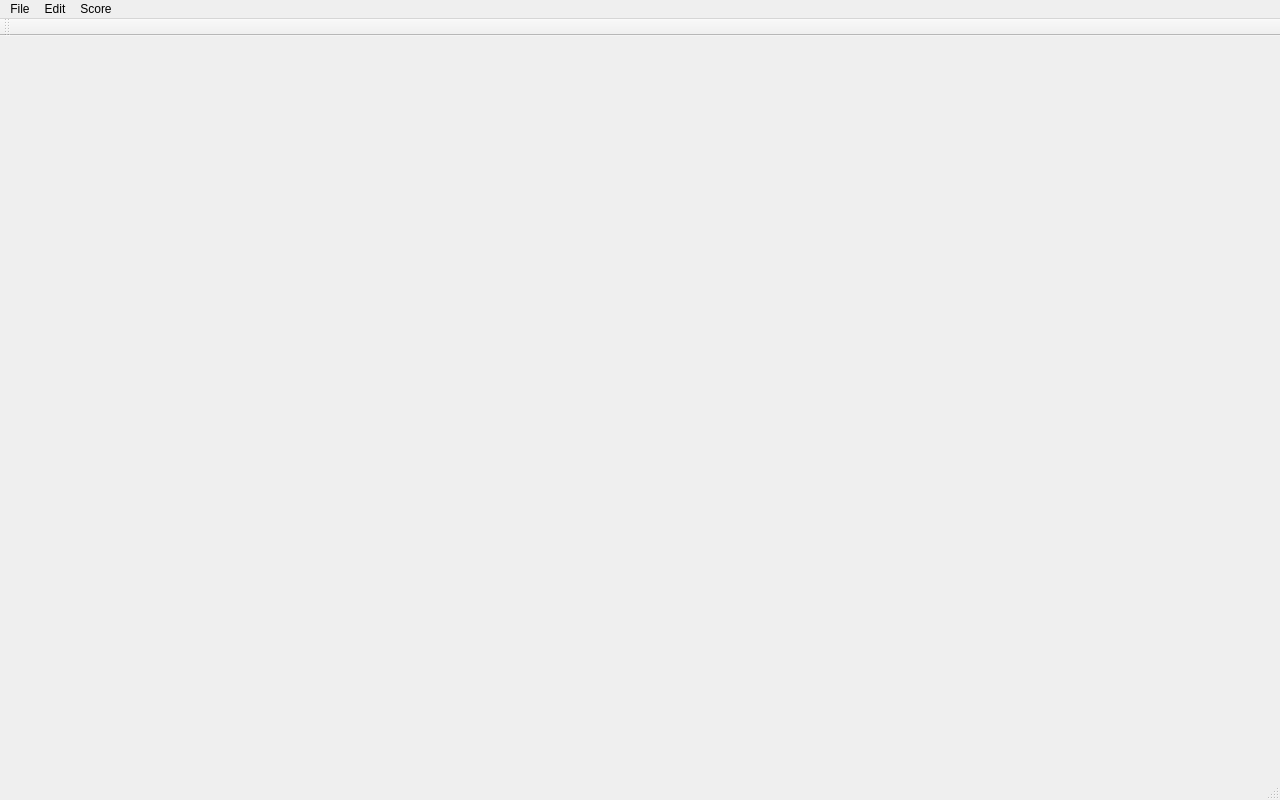
<?xml version="1.0" encoding="UTF-8"?>
<ui version="4.0">
 <class>REMainWindow</class>
 <widget class="QMainWindow" name="REMainWindow">
  <property name="geometry">
   <rect>
    <x>0</x>
    <y>0</y>
    <width>1280</width>
    <height>800</height>
   </rect>
  </property>
  <property name="windowTitle">
   <string>REMainWindow</string>
  </property>
  <widget class="QWidget" name="centralWidget">
   <layout class="QVBoxLayout" name="verticalLayout">
    <property name="margin">
     <number>0</number>
    </property>
   </layout>
  </widget>
  <widget class="QMenuBar" name="menuBar">
   <property name="geometry">
    <rect>
     <x>0</x>
     <y>0</y>
     <width>1280</width>
     <height>22</height>
    </rect>
   </property>
   <widget class="QMenu" name="menuFile">
    <property name="title">
     <string>File</string>
    </property>
    <addaction name="actionNew"/>
    <addaction name="actionOpen"/>
   </widget>
   <widget class="QMenu" name="menuEdit">
    <property name="title">
     <string>Edit</string>
    </property>
   </widget>
   <widget class="QMenu" name="menuScore">
    <property name="title">
     <string>Score</string>
    </property>
    <addaction name="actionTracksAndParts"/>
    <addaction name="separator"/>
    <addaction name="actionTimeSignature"/>
    <addaction name="actionKeySignature"/>
    <addaction name="actionClef"/>
    <addaction name="actionRehearsalSign"/>
    <addaction name="actionRepeats"/>
    <addaction name="separator"/>
    <addaction name="actionTempoMarker"/>
    <addaction name="actionText"/>
    <addaction name="actionChordName"/>
    <addaction name="actionChordDiagram"/>
    <addaction name="actionSystemBreak"/>
   </widget>
   <addaction name="menuFile"/>
   <addaction name="menuEdit"/>
   <addaction name="menuScore"/>
  </widget>
  <widget class="QToolBar" name="mainToolBar">
   <attribute name="toolBarArea">
    <enum>TopToolBarArea</enum>
   </attribute>
   <attribute name="toolBarBreak">
    <bool>false</bool>
   </attribute>
  </widget>
  <widget class="QStatusBar" name="statusBar"/>
  <action name="actionNew">
   <property name="text">
    <string>New</string>
   </property>
   <property name="shortcut">
    <string>Ctrl+N</string>
   </property>
  </action>
  <action name="actionOpen">
   <property name="text">
    <string>Open</string>
   </property>
   <property name="shortcut">
    <string>Ctrl+O</string>
   </property>
  </action>
  <action name="actionTracksAndParts">
   <property name="text">
    <string>Tracks and Parts</string>
   </property>
   <property name="shortcut">
    <string>Ctrl+T</string>
   </property>
  </action>
  <action name="actionTimeSignature">
   <property name="text">
    <string>Time Signature</string>
   </property>
  </action>
  <action name="actionKeySignature">
   <property name="text">
    <string>Key Signature</string>
   </property>
  </action>
  <action name="actionClef">
   <property name="text">
    <string>Clef</string>
   </property>
  </action>
  <action name="actionRehearsalSign">
   <property name="text">
    <string>Rehearsal Sign</string>
   </property>
  </action>
  <action name="actionRepeats">
   <property name="text">
    <string>Repeats</string>
   </property>
  </action>
  <action name="actionTempoMarker">
   <property name="text">
    <string>Tempo Marker</string>
   </property>
  </action>
  <action name="actionText">
   <property name="text">
    <string>Text</string>
   </property>
  </action>
  <action name="actionChordName">
   <property name="text">
    <string>Chord Name</string>
   </property>
  </action>
  <action name="actionChordDiagram">
   <property name="text">
    <string>Chord Diagram</string>
   </property>
  </action>
  <action name="actionSystemBreak">
   <property name="text">
    <string>System Break</string>
   </property>
  </action>
 </widget>
 <layoutdefault spacing="6" margin="11"/>
 <resources/>
 <connections/>
</ui>
